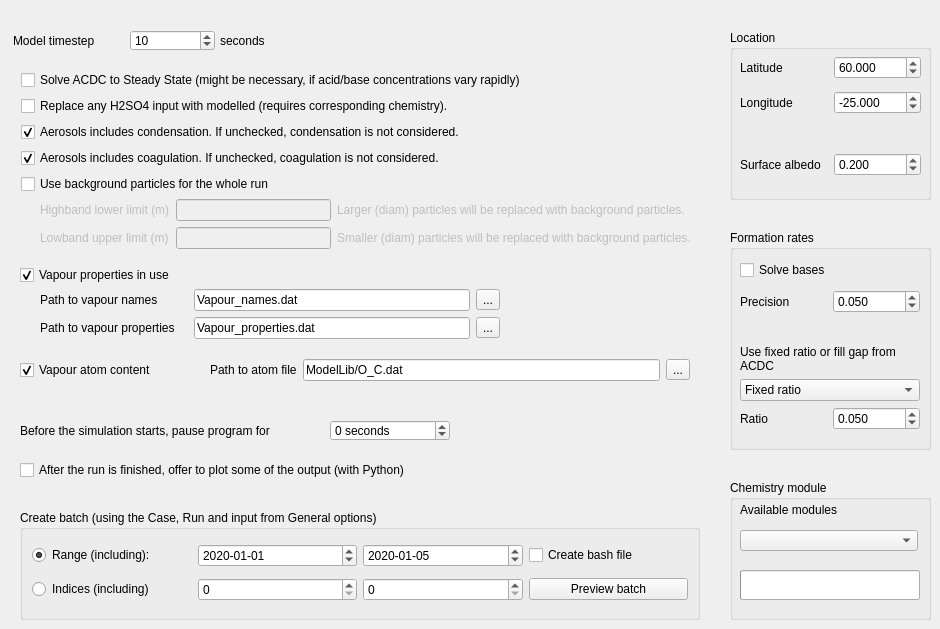
     <widget class="QWidget" name="tab_2">
      <attribute name="title">
       <string>Advanced</string>
      </attribute>
      <widget class="QLabel" name="label_17">
       <property name="geometry">
        <rect>
         <x>13</x>
         <y>30</y>
         <width>101</width>
         <height>21</height>
        </rect>
       </property>
       <property name="text">
        <string>Model timestep</string>
       </property>
      </widget>
      <widget class="QLabel" name="label_18">
       <property name="geometry">
        <rect>
         <x>220</x>
         <y>30</y>
         <width>56</width>
         <height>21</height>
        </rect>
       </property>
       <property name="text">
        <string>seconds</string>
       </property>
      </widget>
      <widget class="QSpinBox" name="dt">
       <property name="geometry">
        <rect>
         <x>130</x>
         <y>30</y>
         <width>85</width>
         <height>21</height>
        </rect>
       </property>
       <property name="maximum">
        <number>1000000</number>
       </property>
       <property name="value">
        <number>10</number>
       </property>
      </widget>
      <widget class="QCheckBox" name="acdc_solve_ss">
       <property name="geometry">
        <rect>
         <x>21</x>
         <y>70</y>
         <width>671</width>
         <height>20</height>
        </rect>
       </property>
       <property name="text">
        <string>Solve ACDC to Steady State (might be necessary, if acid/base concentrations vary rapidly)</string>
       </property>
       <property name="checked">
        <bool>false</bool>
       </property>
      </widget>
      <widget class="QCheckBox" name="model_h2so4">
       <property name="geometry">
        <rect>
         <x>21</x>
         <y>96</y>
         <width>671</width>
         <height>20</height>
        </rect>
       </property>
       <property name="text">
        <string>Replace any H2SO4 input with modelled (requires corresponding chemistry).</string>
       </property>
       <property name="checked">
        <bool>false</bool>
       </property>
      </widget>
      <widget class="QCheckBox" name="condensation">
       <property name="geometry">
        <rect>
         <x>21</x>
         <y>122</y>
         <width>671</width>
         <height>20</height>
        </rect>
       </property>
       <property name="text">
        <string>Aerosols includes condensation. If unchecked, condensation is not considered.</string>
       </property>
       <property name="checked">
        <bool>true</bool>
       </property>
      </widget>
      <widget class="QCheckBox" name="coagulation">
       <property name="geometry">
        <rect>
         <x>21</x>
         <y>148</y>
         <width>671</width>
         <height>20</height>
        </rect>
       </property>
       <property name="text">
        <string>Aerosols includes coagulation. If unchecked, coagulation is not considered.</string>
       </property>
       <property name="checked">
        <bool>true</bool>
       </property>
      </widget>
      <widget class="QCheckBox" name="use_dmps_special">
       <property name="enabled">
        <bool>true</bool>
       </property>
       <property name="geometry">
        <rect>
         <x>21</x>
         <y>174</y>
         <width>671</width>
         <height>20</height>
        </rect>
       </property>
       <property name="text">
        <string>Use background particles for the whole run</string>
       </property>
       <property name="checked">
        <bool>false</bool>
       </property>
      </widget>
      <widget class="QLabel" name="label_23">
       <property name="geometry">
        <rect>
         <x>20</x>
         <y>420</y>
         <width>300</width>
         <height>21</height>
        </rect>
       </property>
       <property name="text">
        <string>Before the simulation starts, pause program for </string>
       </property>
      </widget>
      <widget class="QSpinBox" name="wait_for">
       <property name="geometry">
        <rect>
         <x>330</x>
         <y>420</y>
         <width>120</width>
         <height>21</height>
        </rect>
       </property>
       <property name="toolTip">
        <string>0=don't wait, negative=wait indefinitely</string>
       </property>
       <property name="suffix">
        <string> seconds</string>
       </property>
       <property name="minimum">
        <number>-1</number>
       </property>
       <property name="maximum">
        <number>1000000</number>
       </property>
       <property name="value">
        <number>0</number>
       </property>
      </widget>
      <widget class="QCheckBox" name="python">
       <property name="geometry">
        <rect>
         <x>20</x>
         <y>460</y>
         <width>671</width>
         <height>20</height>
        </rect>
       </property>
       <property name="toolTip">
        <string>This option only applies to the use in Terminal and is always off for runs inside this GUI.</string>
       </property>
       <property name="text">
        <string>After the run is finished, offer to plot some of the output (with Python)</string>
       </property>
       <property name="checked">
        <bool>false</bool>
       </property>
      </widget>
      <widget class="QGroupBox" name="groupBox_3">
       <property name="geometry">
        <rect>
         <x>730</x>
         <y>30</y>
         <width>201</width>
         <height>170</height>
        </rect>
       </property>
       <property name="font">
        <font>
         <weight>50</weight>
         <bold>false</bold>
        </font>
       </property>
       <property name="title">
        <string>Location</string>
       </property>
       <widget class="QWidget" name="layoutWidget">
        <property name="geometry">
         <rect>
          <x>10</x>
          <y>20</y>
          <width>181</width>
          <height>71</height>
         </rect>
        </property>
        <layout class="QGridLayout" name="gridLayout_3">
         <item row="0" column="0">
          <widget class="QLabel" name="label_25">
           <property name="text">
            <string>Latitude</string>
           </property>
          </widget>
         </item>
         <item row="0" column="1">
          <widget class="QDoubleSpinBox" name="lat">
           <property name="toolTip">
            <string>Negative values = South</string>
           </property>
           <property name="decimals">
            <number>3</number>
           </property>
           <property name="minimum">
            <double>-90.000000000000000</double>
           </property>
           <property name="maximum">
            <double>90.000000000000000</double>
           </property>
           <property name="singleStep">
            <double>1.000000000000000</double>
           </property>
           <property name="value">
            <double>60.000000000000000</double>
           </property>
          </widget>
         </item>
         <item row="1" column="0">
          <widget class="QLabel" name="label_9">
           <property name="text">
            <string>Longitude</string>
           </property>
          </widget>
         </item>
         <item row="1" column="1">
          <widget class="QDoubleSpinBox" name="lon">
           <property name="toolTip">
            <string>Negative values = East</string>
           </property>
           <property name="decimals">
            <number>3</number>
           </property>
           <property name="minimum">
            <double>-180.000000000000000</double>
           </property>
           <property name="maximum">
            <double>180.000000000000000</double>
           </property>
           <property name="singleStep">
            <double>1.000000000000000</double>
           </property>
           <property name="value">
            <double>-25.000000000000000</double>
           </property>
          </widget>
         </item>
        </layout>
       </widget>
       <widget class="QWidget" name="layoutWidget_5">
        <property name="geometry">
         <rect>
          <x>10</x>
          <y>120</y>
          <width>181</width>
          <height>30</height>
         </rect>
        </property>
        <layout class="QGridLayout" name="gridLayout_7">
         <item row="0" column="0">
          <widget class="QLabel" name="label_33">
           <property name="text">
            <string>Surface albedo</string>
           </property>
          </widget>
         </item>
         <item row="0" column="1">
          <widget class="QDoubleSpinBox" name="ch_albedo">
           <property name="decimals">
            <number>3</number>
           </property>
           <property name="minimum">
            <double>0.000000000000000</double>
           </property>
           <property name="maximum">
            <double>1.000000000000000</double>
           </property>
           <property name="singleStep">
            <double>0.010000000000000</double>
           </property>
           <property name="value">
            <double>0.200000000000000</double>
           </property>
          </widget>
         </item>
        </layout>
       </widget>
      </widget>
      <widget class="QGroupBox" name="groupBox_4">
       <property name="geometry">
        <rect>
         <x>730</x>
         <y>230</y>
         <width>201</width>
         <height>220</height>
        </rect>
       </property>
       <property name="font">
        <font>
         <weight>50</weight>
         <bold>false</bold>
        </font>
       </property>
       <property name="title">
        <string>Formation rates</string>
       </property>
       <widget class="QCheckBox" name="resolve_base">
        <property name="enabled">
         <bool>true</bool>
        </property>
        <property name="geometry">
         <rect>
          <x>10</x>
          <y>30</y>
          <width>179</width>
          <height>20</height>
         </rect>
        </property>
        <property name="font">
         <font>
          <weight>50</weight>
          <bold>false</bold>
         </font>
        </property>
        <property name="text">
         <string>Solve bases</string>
        </property>
        <property name="checkable">
         <bool>true</bool>
        </property>
        <property name="checked">
         <bool>false</bool>
        </property>
       </widget>
       <widget class="QFrame" name="frameBase">
        <property name="enabled">
         <bool>true</bool>
        </property>
        <property name="geometry">
         <rect>
          <x>10</x>
          <y>50</y>
          <width>191</width>
          <height>160</height>
         </rect>
        </property>
        <property name="frameShape">
         <enum>QFrame::NoFrame</enum>
        </property>
        <property name="frameShadow">
         <enum>QFrame::Raised</enum>
        </property>
        <widget class="QWidget" name="layoutWidget_2">
         <property name="geometry">
          <rect>
           <x>0</x>
           <y>10</y>
           <width>180</width>
           <height>140</height>
          </rect>
         </property>
         <layout class="QGridLayout" name="gridLayout_4">
          <item row="0" column="0">
           <widget class="QLabel" name="label_26">
            <property name="enabled">
             <bool>true</bool>
            </property>
            <property name="text">
             <string>Precision</string>
            </property>
           </widget>
          </item>
          <item row="3" column="0" colspan="2">
           <widget class="QComboBox" name="fill_formation_with">
            <property name="enabled">
             <bool>true</bool>
            </property>
            <item>
             <property name="text">
              <string>Fixed ratio</string>
             </property>
            </item>
            <item>
             <property name="text">
              <string>Fill with DMA</string>
             </property>
            </item>
            <item>
             <property name="text">
              <string>Fill with NH3</string>
             </property>
            </item>
           </widget>
          </item>
          <item row="0" column="1">
           <widget class="QDoubleSpinBox" name="resolve_base_precision">
            <property name="enabled">
             <bool>true</bool>
            </property>
            <property name="decimals">
             <number>3</number>
            </property>
            <property name="maximum">
             <double>2.000000000000000</double>
            </property>
            <property name="singleStep">
             <double>0.010000000000000</double>
            </property>
            <property name="value">
             <double>0.050000000000000</double>
            </property>
           </widget>
          </item>
          <item row="4" column="1">
           <widget class="QDoubleSpinBox" name="dma_f">
            <property name="enabled">
             <bool>true</bool>
            </property>
            <property name="decimals">
             <number>3</number>
            </property>
            <property name="maximum">
             <double>2.000000000000000</double>
            </property>
            <property name="singleStep">
             <double>0.010000000000000</double>
            </property>
            <property name="value">
             <double>0.050000000000000</double>
            </property>
           </widget>
          </item>
          <item row="2" column="0" colspan="2">
           <widget class="QLabel" name="label_28">
            <property name="enabled">
             <bool>true</bool>
            </property>
            <property name="text">
             <string>Use fixed ratio or fill gap from ACDC</string>
            </property>
            <property name="wordWrap">
             <bool>true</bool>
            </property>
           </widget>
          </item>
          <item row="4" column="0">
           <widget class="QLabel" name="label_27">
            <property name="enabled">
             <bool>true</bool>
            </property>
            <property name="text">
             <string>Ratio</string>
            </property>
           </widget>
          </item>
          <item row="1" column="0">
           <spacer name="verticalSpacer_2">
            <property name="orientation">
             <enum>Qt::Vertical</enum>
            </property>
            <property name="sizeHint" stdset="0">
             <size>
              <width>20</width>
              <height>40</height>
             </size>
            </property>
           </spacer>
          </item>
         </layout>
        </widget>
       </widget>
      </widget>
      <widget class="QWidget" name="layoutWidget">
       <property name="geometry">
        <rect>
         <x>40</x>
         <y>199</y>
         <width>651</width>
         <height>50</height>
        </rect>
       </property>
       <layout class="QGridLayout" name="gridLayout_11">
        <item row="0" column="0">
         <widget class="QLabel" name="label_19">
          <property name="enabled">
           <bool>false</bool>
          </property>
          <property name="text">
           <string>Highband lower limit (m)</string>
          </property>
         </widget>
        </item>
        <item row="0" column="1">
         <widget class="QLineEdit" name="dmps_highband_lower_limit">
          <property name="enabled">
           <bool>false</bool>
          </property>
         </widget>
        </item>
        <item row="0" column="2">
         <widget class="QLabel" name="label_20">
          <property name="enabled">
           <bool>false</bool>
          </property>
          <property name="text">
           <string>Larger (diam) particles will be replaced with background particles.</string>
          </property>
         </widget>
        </item>
        <item row="1" column="0">
         <widget class="QLabel" name="label_21">
          <property name="enabled">
           <bool>false</bool>
          </property>
          <property name="text">
           <string>Lowband upper limit (m)</string>
          </property>
         </widget>
        </item>
        <item row="1" column="1">
         <widget class="QLineEdit" name="dmps_lowband_upper_limit">
          <property name="enabled">
           <bool>false</bool>
          </property>
         </widget>
        </item>
        <item row="1" column="2">
         <widget class="QLabel" name="label_22">
          <property name="enabled">
           <bool>false</bool>
          </property>
          <property name="text">
           <string>Smaller (diam) particles will be replaced with background particles.</string>
          </property>
         </widget>
        </item>
       </layout>
      </widget>
      <widget class="QCheckBox" name="vap_logical">
       <property name="geometry">
        <rect>
         <x>20</x>
         <y>260</y>
         <width>420</width>
         <height>30</height>
        </rect>
       </property>
       <property name="text">
        <string>Vapour properties in use</string>
       </property>
       <property name="checked">
        <bool>true</bool>
       </property>
      </widget>
      <widget class="QFrame" name="frameVap">
       <property name="geometry">
        <rect>
         <x>30</x>
         <y>289</y>
         <width>470</width>
         <height>60</height>
        </rect>
       </property>
       <property name="frameShape">
        <enum>QFrame::NoFrame</enum>
       </property>
       <property name="frameShadow">
        <enum>QFrame::Raised</enum>
       </property>
       <widget class="QWidget" name="layoutWidget">
        <property name="geometry">
         <rect>
          <x>10</x>
          <y>0</y>
          <width>460</width>
          <height>50</height>
         </rect>
        </property>
        <layout class="QGridLayout" name="gridLayout_13">
         <item row="0" column="0">
          <widget class="QLabel" name="label_51">
           <property name="text">
            <string>Path to vapour names</string>
           </property>
          </widget>
         </item>
         <item row="0" column="1">
          <widget class="QLineEdit" name="vap_names">
           <property name="font">
            <font>
             <weight>50</weight>
             <bold>false</bold>
            </font>
           </property>
           <property name="text">
            <string>Vapour_names.dat</string>
           </property>
          </widget>
         </item>
         <item row="0" column="2">
          <widget class="QToolButton" name="butVapourNames">
           <property name="font">
            <font>
             <weight>50</weight>
             <bold>false</bold>
            </font>
           </property>
           <property name="text">
            <string>...</string>
           </property>
          </widget>
         </item>
         <item row="1" column="0">
          <widget class="QLabel" name="label_50">
           <property name="text">
            <string>Path to vapour properties    </string>
           </property>
          </widget>
         </item>
         <item row="1" column="1">
          <widget class="QLineEdit" name="vap_props">
           <property name="font">
            <font>
             <weight>50</weight>
             <bold>false</bold>
            </font>
           </property>
           <property name="text">
            <string>Vapour_properties.dat</string>
           </property>
          </widget>
         </item>
         <item row="1" column="2">
          <widget class="QToolButton" name="butVapour">
           <property name="font">
            <font>
             <weight>50</weight>
             <bold>false</bold>
            </font>
           </property>
           <property name="text">
            <string>...</string>
           </property>
          </widget>
         </item>
        </layout>
       </widget>
      </widget>
      <widget class="QGroupBox" name="groupBox_10">
       <property name="geometry">
        <rect>
         <x>730</x>
         <y>480</y>
         <width>201</width>
         <height>140</height>
        </rect>
       </property>
       <property name="font">
        <font>
         <weight>50</weight>
         <bold>false</bold>
        </font>
       </property>
       <property name="title">
        <string>Chemistry module</string>
       </property>
       <widget class="QComboBox" name="chemistryModules">
        <property name="enabled">
         <bool>true</bool>
        </property>
        <property name="geometry">
         <rect>
          <x>10</x>
          <y>50</y>
          <width>178</width>
          <height>21</height>
         </rect>
        </property>
       </widget>
       <widget class="QLabel" name="label_39">
        <property name="enabled">
         <bool>true</bool>
        </property>
        <property name="geometry">
         <rect>
          <x>10</x>
          <y>20</y>
          <width>160</width>
          <height>20</height>
         </rect>
        </property>
        <property name="text">
         <string>Available modules</string>
        </property>
        <property name="wordWrap">
         <bool>true</bool>
        </property>
       </widget>
       <widget class="QPushButton" name="recompile">
        <property name="geometry">
         <rect>
          <x>10</x>
          <y>90</y>
          <width>180</width>
          <height>30</height>
         </rect>
        </property>
        <property name="text">
         <string>Recompile program</string>
        </property>
       </widget>
       <widget class="QProgressBar" name="compileProgressBar">
        <property name="geometry">
         <rect>
          <x>10</x>
          <y>90</y>
          <width>180</width>
          <height>30</height>
         </rect>
        </property>
        <property name="value">
         <number>0</number>
        </property>
        <property name="textVisible">
         <bool>false</bool>
        </property>
        <property name="invertedAppearance">
         <bool>false</bool>
        </property>
       </widget>
      </widget>
      <widget class="QGroupBox" name="groupBox_11">
       <property name="geometry">
        <rect>
         <x>20</x>
         <y>510</y>
         <width>680</width>
         <height>110</height>
        </rect>
       </property>
       <property name="font">
        <font>
         <weight>50</weight>
         <bold>false</bold>
        </font>
       </property>
       <property name="title">
        <string>Create batch (using the Case, Run and input from General options)</string>
       </property>
       <property name="flat">
        <bool>false</bool>
       </property>
       <property name="checkable">
        <bool>false</bool>
       </property>
       <layout class="QGridLayout" name="gridLayout_6">
        <item row="0" column="0">
         <widget class="QRadioButton" name="batchRangeDay">
          <property name="text">
           <string>Range (including):</string>
          </property>
          <property name="checked">
           <bool>true</bool>
          </property>
         </widget>
        </item>
        <item row="0" column="1">
         <widget class="QDateEdit" name="batchRangeDayBegin">
          <property name="font">
           <font>
            <weight>50</weight>
            <bold>false</bold>
           </font>
          </property>
          <property name="date">
           <date>
            <year>2020</year>
            <month>1</month>
            <day>1</day>
           </date>
          </property>
          <property name="displayFormat">
           <string>yyyy-MM-dd</string>
          </property>
         </widget>
        </item>
        <item row="0" column="2">
         <widget class="QDateEdit" name="batchRangeDayEnd">
          <property name="font">
           <font>
            <weight>50</weight>
            <bold>false</bold>
           </font>
          </property>
          <property name="date">
           <date>
            <year>2020</year>
            <month>1</month>
            <day>5</day>
           </date>
          </property>
          <property name="displayFormat">
           <string>yyyy-MM-dd</string>
          </property>
         </widget>
        </item>
        <item row="0" column="3">
         <widget class="QCheckBox" name="createBashFile">
          <property name="enabled">
           <bool>true</bool>
          </property>
          <property name="text">
           <string>Create bash file</string>
          </property>
          <property name="checked">
           <bool>false</bool>
          </property>
         </widget>
        </item>
        <item row="1" column="0">
         <widget class="QRadioButton" name="batchRangeInd">
          <property name="text">
           <string>Indices (including)</string>
          </property>
          <property name="checked">
           <bool>false</bool>
          </property>
         </widget>
        </item>
        <item row="1" column="1">
         <widget class="QSpinBox" name="batchRangeIndBegin">
          <property name="font">
           <font>
            <weight>50</weight>
            <bold>false</bold>
           </font>
          </property>
          <property name="minimum">
           <number>0</number>
          </property>
          <property name="maximum">
           <number>999999</number>
          </property>
          <property name="value">
           <number>0</number>
          </property>
         </widget>
        </item>
        <item row="1" column="2">
         <widget class="QSpinBox" name="batchRangeIndEnd">
          <property name="font">
           <font>
            <weight>50</weight>
            <bold>false</bold>
           </font>
          </property>
          <property name="minimum">
           <number>0</number>
          </property>
          <property name="maximum">
           <number>999999</number>
          </property>
          <property name="value">
           <number>0</number>
          </property>
         </widget>
        </item>
        <item row="1" column="3">
         <widget class="QPushButton" name="saveBatch">
          <property name="text">
           <string>Preview batch</string>
          </property>
         </widget>
        </item>
       </layout>
      </widget>
      <widget class="QFrame" name="frameAtoms">
       <property name="geometry">
        <rect>
         <x>200</x>
         <y>355</y>
         <width>510</width>
         <height>30</height>
        </rect>
       </property>
       <property name="frameShape">
        <enum>QFrame::NoFrame</enum>
       </property>
       <property name="frameShadow">
        <enum>QFrame::Raised</enum>
       </property>
       <widget class="QWidget" name="layoutWidget_4">
        <property name="geometry">
         <rect>
          <x>10</x>
          <y>0</y>
          <width>480</width>
          <height>30</height>
         </rect>
        </property>
        <layout class="QGridLayout" name="gridLayout_15">
         <item row="0" column="2">
          <widget class="QToolButton" name="butVapourAtoms">
           <property name="font">
            <font>
             <weight>50</weight>
             <bold>false</bold>
            </font>
           </property>
           <property name="text">
            <string>...</string>
           </property>
          </widget>
         </item>
         <item row="0" column="1">
          <widget class="QLineEdit" name="vap_atoms">
           <property name="font">
            <font>
             <weight>50</weight>
             <bold>false</bold>
            </font>
           </property>
           <property name="text">
            <string>ModelLib/O_C.dat</string>
           </property>
          </widget>
         </item>
         <item row="0" column="0">
          <widget class="QLabel" name="label_62">
           <property name="text">
            <string>Path to atom file</string>
           </property>
          </widget>
         </item>
        </layout>
       </widget>
      </widget>
      <widget class="QCheckBox" name="use_atoms">
       <property name="geometry">
        <rect>
         <x>20</x>
         <y>355</y>
         <width>170</width>
         <height>30</height>
        </rect>
       </property>
       <property name="text">
        <string>Vapour atom content</string>
       </property>
       <property name="checked">
        <bool>true</bool>
       </property>
      </widget>
     </widget>
